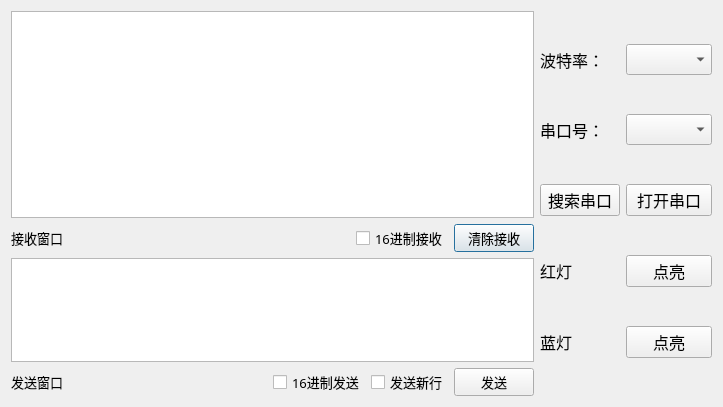
<?xml version="1.0" encoding="UTF-8"?>
<ui version="4.0">
 <class>Dialog</class>
 <widget class="QDialog" name="Dialog">
  <property name="geometry">
   <rect>
    <x>0</x>
    <y>0</y>
    <width>723</width>
    <height>407</height>
   </rect>
  </property>
  <property name="font">
   <font>
    <family>黑体</family>
    <pointsize>12</pointsize>
   </font>
  </property>
  <property name="windowTitle">
   <string>Dialog</string>
  </property>
  <layout class="QHBoxLayout" name="horizontalLayout_3">
   <item>
    <layout class="QVBoxLayout" name="verticalLayout" stretch="8,1,4,1">
     <item>
      <widget class="QTextBrowser" name="tb_rx_buf">
       <property name="font">
        <font>
         <pointsize>10</pointsize>
        </font>
       </property>
      </widget>
     </item>
     <item>
      <layout class="QHBoxLayout" name="horizontalLayout">
       <item>
        <widget class="QLabel" name="label_6">
         <property name="font">
          <font>
           <pointsize>10</pointsize>
          </font>
         </property>
         <property name="text">
          <string>接收窗口</string>
         </property>
        </widget>
       </item>
       <item>
        <spacer name="horizontalSpacer">
         <property name="orientation">
          <enum>Qt::Horizontal</enum>
         </property>
         <property name="sizeHint" stdset="0">
          <size>
           <width>40</width>
           <height>20</height>
          </size>
         </property>
        </spacer>
       </item>
       <item>
        <widget class="QCheckBox" name="checkBox_2">
         <property name="font">
          <font>
           <pointsize>10</pointsize>
          </font>
         </property>
         <property name="text">
          <string>16进制接收</string>
         </property>
        </widget>
       </item>
       <item>
        <widget class="QPushButton" name="btn_clear">
         <property name="font">
          <font>
           <pointsize>10</pointsize>
          </font>
         </property>
         <property name="text">
          <string>清除接收</string>
         </property>
        </widget>
       </item>
      </layout>
     </item>
     <item>
      <widget class="QTextEdit" name="te_tx_buf">
       <property name="font">
        <font>
         <pointsize>10</pointsize>
        </font>
       </property>
      </widget>
     </item>
     <item>
      <layout class="QHBoxLayout" name="horizontalLayout_2">
       <item>
        <widget class="QLabel" name="label_7">
         <property name="font">
          <font>
           <pointsize>10</pointsize>
          </font>
         </property>
         <property name="text">
          <string>发送窗口</string>
         </property>
        </widget>
       </item>
       <item>
        <spacer name="horizontalSpacer_2">
         <property name="orientation">
          <enum>Qt::Horizontal</enum>
         </property>
         <property name="sizeHint" stdset="0">
          <size>
           <width>40</width>
           <height>20</height>
          </size>
         </property>
        </spacer>
       </item>
       <item>
        <widget class="QCheckBox" name="checkBox">
         <property name="font">
          <font>
           <pointsize>10</pointsize>
          </font>
         </property>
         <property name="text">
          <string>16进制发送</string>
         </property>
        </widget>
       </item>
       <item>
        <widget class="QCheckBox" name="cb_send_enter">
         <property name="font">
          <font>
           <pointsize>10</pointsize>
          </font>
         </property>
         <property name="text">
          <string>发送新行</string>
         </property>
        </widget>
       </item>
       <item>
        <widget class="QPushButton" name="btn_send">
         <property name="font">
          <font>
           <pointsize>10</pointsize>
          </font>
         </property>
         <property name="text">
          <string>发送</string>
         </property>
        </widget>
       </item>
      </layout>
     </item>
    </layout>
   </item>
   <item>
    <layout class="QGridLayout" name="gridLayout">
     <item row="2" column="0">
      <widget class="QPushButton" name="btn_serch">
       <property name="text">
        <string>搜索串口</string>
       </property>
      </widget>
     </item>
     <item row="0" column="0">
      <widget class="QLabel" name="label_3">
       <property name="text">
        <string>波特率：</string>
       </property>
      </widget>
     </item>
     <item row="1" column="1">
      <widget class="QComboBox" name="cbb_com"/>
     </item>
     <item row="0" column="1">
      <widget class="QComboBox" name="cbb_baud"/>
     </item>
     <item row="4" column="1">
      <widget class="QPushButton" name="btn_led2_Ctrl">
       <property name="text">
        <string>点亮</string>
       </property>
      </widget>
     </item>
     <item row="2" column="1">
      <widget class="QPushButton" name="btn_uart_Ctrl">
       <property name="font">
        <font>
         <family>黑体</family>
         <pointsize>12</pointsize>
        </font>
       </property>
       <property name="text">
        <string>打开串口</string>
       </property>
      </widget>
     </item>
     <item row="1" column="0">
      <widget class="QLabel" name="label_4">
       <property name="text">
        <string>串口号：</string>
       </property>
      </widget>
     </item>
     <item row="3" column="1">
      <widget class="QPushButton" name="btn_led1_Ctrl">
       <property name="text">
        <string>点亮</string>
       </property>
      </widget>
     </item>
     <item row="3" column="0">
      <widget class="QLabel" name="lbe_red">
       <property name="text">
        <string>红灯</string>
       </property>
      </widget>
     </item>
     <item row="4" column="0">
      <widget class="QLabel" name="lbe_blue">
       <property name="text">
        <string>蓝灯</string>
       </property>
      </widget>
     </item>
    </layout>
   </item>
  </layout>
 </widget>
 <layoutdefault spacing="6" margin="11"/>
 <resources/>
 <connections/>
</ui>
